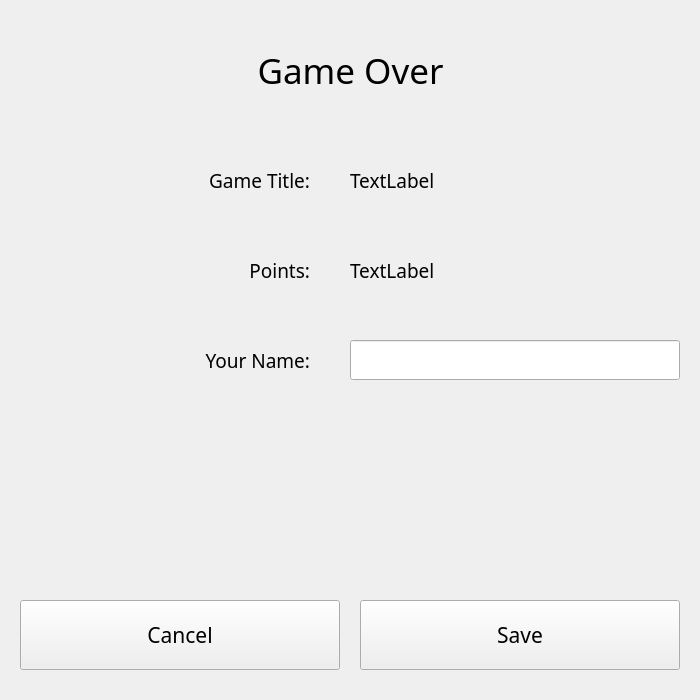
<?xml version="1.0" encoding="UTF-8"?>
<ui version="4.0">
 <class>Form</class>
 <widget class="QWidget" name="Form">
  <property name="geometry">
   <rect>
    <x>0</x>
    <y>0</y>
    <width>700</width>
    <height>700</height>
   </rect>
  </property>
  <property name="minimumSize">
   <size>
    <width>700</width>
    <height>700</height>
   </size>
  </property>
  <property name="maximumSize">
   <size>
    <width>700</width>
    <height>700</height>
   </size>
  </property>
  <property name="font">
   <font>
    <family>Showcard Gothic</family>
   </font>
  </property>
  <property name="windowTitle">
   <string>Form</string>
  </property>
  <widget class="QPushButton" name="cancelButton">
   <property name="geometry">
    <rect>
     <x>20</x>
     <y>600</y>
     <width>320</width>
     <height>70</height>
    </rect>
   </property>
   <property name="font">
    <font>
     <family>Showcard Gothic</family>
     <pointsize>16</pointsize>
    </font>
   </property>
   <property name="text">
    <string>Cancel</string>
   </property>
  </widget>
  <widget class="QPushButton" name="saveButton">
   <property name="geometry">
    <rect>
     <x>360</x>
     <y>600</y>
     <width>320</width>
     <height>70</height>
    </rect>
   </property>
   <property name="font">
    <font>
     <family>Showcard Gothic</family>
     <pointsize>16</pointsize>
    </font>
   </property>
   <property name="text">
    <string>Save</string>
   </property>
  </widget>
  <widget class="QLineEdit" name="nameField">
   <property name="geometry">
    <rect>
     <x>350</x>
     <y>340</y>
     <width>330</width>
     <height>40</height>
    </rect>
   </property>
   <property name="font">
    <font>
     <family>Showcard Gothic</family>
     <pointsize>14</pointsize>
    </font>
   </property>
  </widget>
  <widget class="QLabel" name="label">
   <property name="geometry">
    <rect>
     <x>10</x>
     <y>20</y>
     <width>681</width>
     <height>101</height>
    </rect>
   </property>
   <property name="font">
    <font>
     <family>Showcard Gothic</family>
     <pointsize>26</pointsize>
    </font>
   </property>
   <property name="text">
    <string>Game Over</string>
   </property>
   <property name="alignment">
    <set>Qt::AlignCenter</set>
   </property>
  </widget>
  <widget class="QLabel" name="label_2">
   <property name="geometry">
    <rect>
     <x>30</x>
     <y>250</y>
     <width>280</width>
     <height>40</height>
    </rect>
   </property>
   <property name="font">
    <font>
     <family>Showcard Gothic</family>
     <pointsize>14</pointsize>
    </font>
   </property>
   <property name="text">
    <string>Points:</string>
   </property>
   <property name="alignment">
    <set>Qt::AlignRight|Qt::AlignTrailing|Qt::AlignVCenter</set>
   </property>
  </widget>
  <widget class="QLabel" name="pointsLabel">
   <property name="geometry">
    <rect>
     <x>350</x>
     <y>250</y>
     <width>330</width>
     <height>40</height>
    </rect>
   </property>
   <property name="font">
    <font>
     <family>Showcard Gothic</family>
     <pointsize>14</pointsize>
    </font>
   </property>
   <property name="text">
    <string>TextLabel</string>
   </property>
  </widget>
  <widget class="QLabel" name="label_4">
   <property name="geometry">
    <rect>
     <x>30</x>
     <y>340</y>
     <width>280</width>
     <height>40</height>
    </rect>
   </property>
   <property name="font">
    <font>
     <family>Showcard Gothic</family>
     <pointsize>14</pointsize>
    </font>
   </property>
   <property name="text">
    <string>Your Name:</string>
   </property>
   <property name="alignment">
    <set>Qt::AlignRight|Qt::AlignTrailing|Qt::AlignVCenter</set>
   </property>
  </widget>
  <widget class="QLabel" name="label_5">
   <property name="geometry">
    <rect>
     <x>30</x>
     <y>160</y>
     <width>280</width>
     <height>40</height>
    </rect>
   </property>
   <property name="font">
    <font>
     <family>Showcard Gothic</family>
     <pointsize>14</pointsize>
    </font>
   </property>
   <property name="text">
    <string>Game Title:</string>
   </property>
   <property name="alignment">
    <set>Qt::AlignRight|Qt::AlignTrailing|Qt::AlignVCenter</set>
   </property>
  </widget>
  <widget class="QLabel" name="gameTitleLabel">
   <property name="geometry">
    <rect>
     <x>350</x>
     <y>160</y>
     <width>330</width>
     <height>40</height>
    </rect>
   </property>
   <property name="font">
    <font>
     <family>Showcard Gothic</family>
     <pointsize>14</pointsize>
    </font>
   </property>
   <property name="text">
    <string>TextLabel</string>
   </property>
  </widget>
 </widget>
 <resources/>
 <connections/>
</ui>
